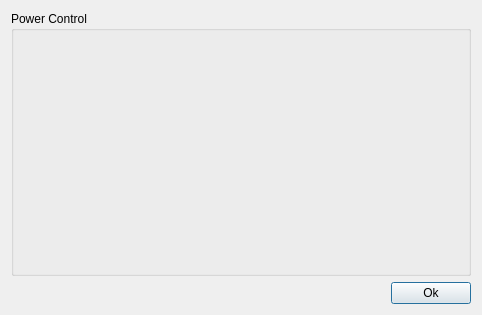
<?xml version="1.0" encoding="UTF-8"?>
<ui version="4.0">
 <class>Dialog</class>
 <widget class="QDialog" name="Dialog">
  <property name="geometry">
   <rect>
    <x>0</x>
    <y>0</y>
    <width>482</width>
    <height>315</height>
   </rect>
  </property>
  <property name="sizePolicy">
   <sizepolicy hsizetype="Preferred" vsizetype="Preferred">
    <horstretch>0</horstretch>
    <verstretch>0</verstretch>
   </sizepolicy>
  </property>
  <property name="minimumSize">
   <size>
    <width>0</width>
    <height>0</height>
   </size>
  </property>
  <property name="maximumSize">
   <size>
    <width>16777215</width>
    <height>16777215</height>
   </size>
  </property>
  <property name="windowTitle">
   <string>HAL-4000 Illumination</string>
  </property>
  <layout class="QVBoxLayout" name="verticalLayout">
   <item>
    <widget class="QGroupBox" name="powerControlBox">
     <property name="sizePolicy">
      <sizepolicy hsizetype="MinimumExpanding" vsizetype="MinimumExpanding">
       <horstretch>0</horstretch>
       <verstretch>0</verstretch>
      </sizepolicy>
     </property>
     <property name="title">
      <string>Power Control</string>
     </property>
    </widget>
   </item>
   <item>
    <layout class="QHBoxLayout" name="horizontalLayout">
     <property name="spacing">
      <number>2</number>
     </property>
     <item>
      <spacer name="horizontalSpacer">
       <property name="orientation">
        <enum>Qt::Horizontal</enum>
       </property>
       <property name="sizeHint" stdset="0">
        <size>
         <width>40</width>
         <height>20</height>
        </size>
       </property>
      </spacer>
     </item>
     <item>
      <widget class="QPushButton" name="okButton">
       <property name="text">
        <string>Ok</string>
       </property>
      </widget>
     </item>
    </layout>
   </item>
  </layout>
 </widget>
 <resources/>
 <connections/>
</ui>
